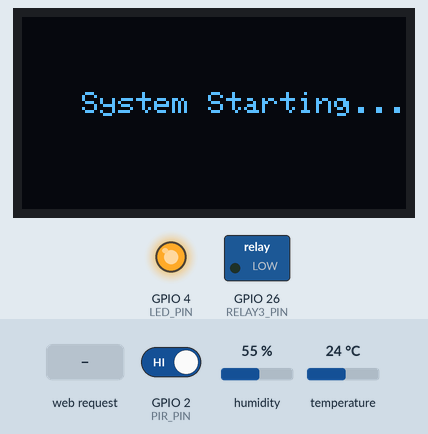
Simulated run of this sketch. Board: ESP32. On the bench: 128×64 one-colour display, switched loads named in the sketch (green lamp = pin HIGH), output pins drawn as LEDs (lit = HIGH). The test bench sets the inputs (shaded band); at power-on: GPIO 2 (PIR_PIN) HIGH, temperature 24 °C, humidity 55 %. The OLED is the two-colour kind (top 16 rows yellow); WiFi joins after 1.5 s; servers stay silent unless stated; what the sketch prints to the serial monitor is not drawn.

Above: at 5.2 s.
5.3 s: GPIO 2 (PIR_PIN) driven LOW
At 16.5 s:
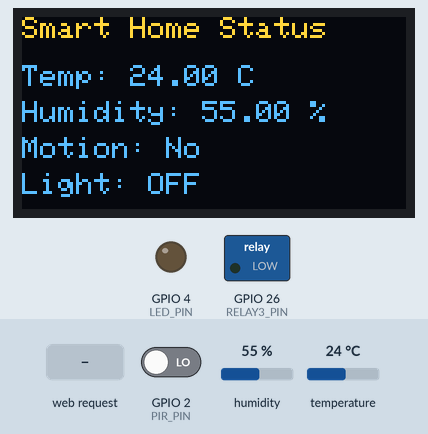
17.5 s: HTTP request GET /led?state=on received
At 18.7 s:
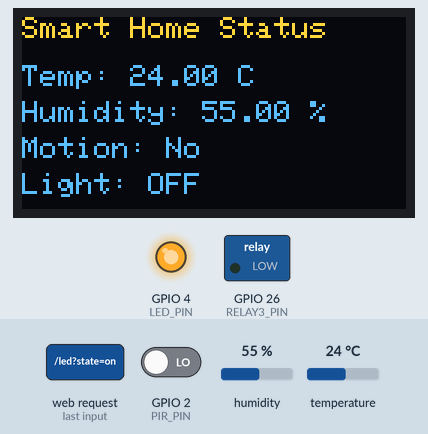
19.0 s: temperature set to 27 °C
At 32.8 s:
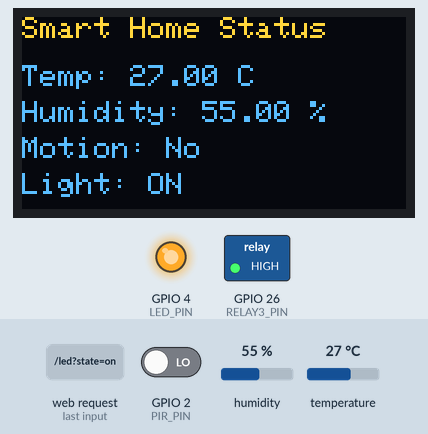
33.0 s: HTTP request GET /led?state=off received
At 33.8 s:
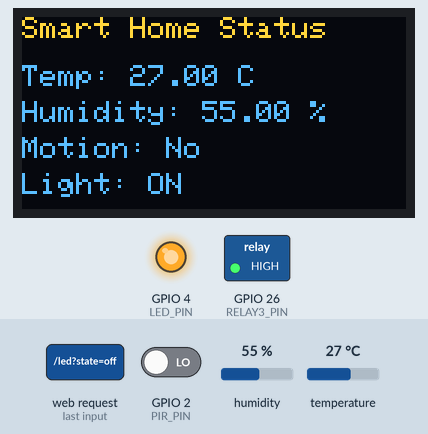
34.5 s: GPIO 2 (PIR_PIN) driven HIGH
At 49.2 s:
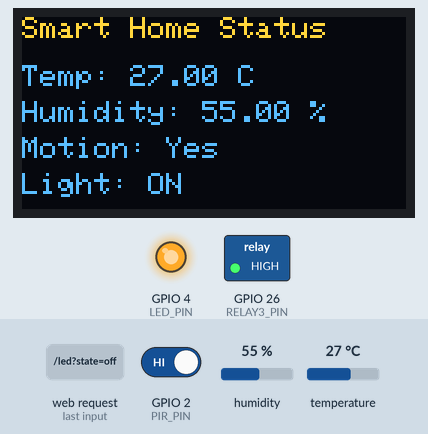
Timing chart, 0 to 49.5 s (numbered marks = the images above; inputs shaded):
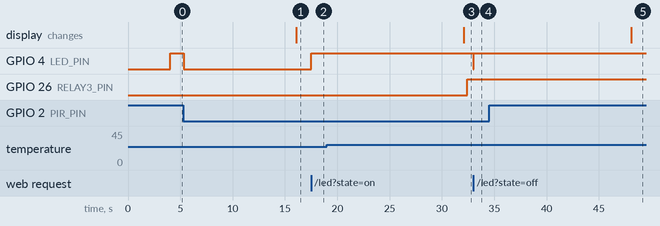

The sketch:

SmartHome.ino
```cpp
// Daragh Kearney 2025 //
// Iot SmartHome //

#include <WiFi.h>
#include <ThingSpeak.h>
#include <WebServer.h>
#include <DHT.h>
#include <Wire.h>
#include <Adafruit_GFX.h>
#include <Adafruit_SSD1306.h>
#include "homepage.h"
#include "secrets.h"

// WiFi
const char* ssid = SECRET_SSID;
const char* password = SECRET_PASS;

// ThingSpeak
unsigned long channelID = SECRET_CH_ID;
const char* writeAPIKey = SECRET_WRITE_APIKEY;

// Pins
#define PIR_PIN 2
#define LED_PIN 4
#define DHT_PIN 15
#define RELAY3_PIN 26
#define DHT_TYPE DHT11
#define SCREEN_WIDTH 128
#define SCREEN_HEIGHT 64
#define OLED_RESET -1

WiFiClient client;
WebServer server(80);
DHT dht(DHT_PIN, DHT_TYPE);
Adafruit_SSD1306 display(SCREEN_WIDTH, SCREEN_HEIGHT, &Wire, OLED_RESET);

// Data
bool motionDetected = false;
float temperature = 0.0;
float humidity = 0.0;
bool manualLEDOverride = false;
bool ledOn = false;
unsigned long lastUpdateTime = 0;
const unsigned long updateInterval = 16000;
const float tempThreshold = 25.0;

void setup() {
  Serial.begin(115200);
  pinMode(PIR_PIN, INPUT);
  pinMode(LED_PIN, OUTPUT);
  pinMode(RELAY3_PIN, OUTPUT);
  digitalWrite(LED_PIN, LOW);
  digitalWrite(RELAY3_PIN, LOW);
  dht.begin();

  if (!display.begin(SSD1306_SWITCHCAPVCC, 0x3C)) {
    Serial.println("OLED not found");
    while (true);
  }

  displayStartupMessage();
  connectToWiFi();
  ThingSpeak.begin(client);

  // webpage
  server.on("/", HTTP_GET, []() {
    server.send_P(200, "text/html", homepageHTML);
  });

  // Fetch API for LED
  server.on("/led", HTTP_GET, []() {
    String state = server.arg("state");
    if (state == "on") {
      manualLEDOverride = true;
      ledOn = true;
      Serial.println("LED forced ON by fetch()");
    } else if (state == "off") {
      manualLEDOverride = false;
      ledOn = false;
      Serial.println("LED forced OFF by fetch()");
    }
    digitalWrite(LED_PIN, ledOn ? HIGH : LOW);
    server.send(200, "text/plain", "LED state changed");
  });

  // 404 Handler
  server.onNotFound(handleNotFound);

  server.begin();
  Serial.println("Web server started");
}

void loop() {
  motionDetected = digitalRead(PIR_PIN);

  unsigned long currentTime = millis();
  if (currentTime - lastUpdateTime >= updateInterval) {
    temperature = dht.readTemperature();
    humidity = dht.readHumidity();

    if (!isnan(temperature) && !isnan(humidity)) {
      updateOLED();
      sendToThingSpeak();

      if (temperature > tempThreshold) {
        digitalWrite(RELAY3_PIN, HIGH);
        Serial.println("Relay ON: High temperature");
      } else {
        digitalWrite(RELAY3_PIN, LOW);
        Serial.println("Relay OFF: Temp below threshold");
      }
    }

    lastUpdateTime = currentTime;
  }

  if (manualLEDOverride) {
    digitalWrite(LED_PIN, ledOn ? HIGH : LOW);
  } else {
    ledOn = motionDetected || (temperature > tempThreshold);
    digitalWrite(LED_PIN, ledOn ? HIGH : LOW);
  }

  server.handleClient();
  delay(50);
}

void connectToWiFi() {
  Serial.print("Connecting to WiFi");
  WiFi.begin(ssid, password);
  while (WiFi.status() != WL_CONNECTED) {
    delay(1000);
    Serial.print(".");
  }
  Serial.println("\nWiFi connected");
  Serial.println("ESP32 IP: " + WiFi.localIP().toString());
}

void sendToThingSpeak() {
  ThingSpeak.setField(1, temperature);
  ThingSpeak.setField(2, humidity);
  ThingSpeak.setField(5, motionDetected ? 1 : 0);
  int status = ThingSpeak.writeFields(channelID, writeAPIKey);
  if (status == 200) Serial.println("Data sent to ThingSpeak");
  else Serial.printf("ThingSpeak error: %d\n", status);
}

void updateOLED() {
  display.clearDisplay();
  display.setTextSize(1);
  display.setTextColor(WHITE);
  display.setCursor(0, 0);
  display.println("Smart Home Status");
  display.setCursor(0, 16);
  display.print("Temp: "); display.print(temperature); display.println(" C");
  display.setCursor(0, 28);
  display.print("Humidity: "); display.print(humidity); display.println(" %");
  display.setCursor(0, 40);
  display.print("Motion: "); display.println(motionDetected ? "Yes" : "No");
  display.setCursor(0, 52);
  display.print("Light: "); display.println(ledOn ? "ON" : "OFF");
  display.display();
}

void displayStartupMessage() {
  display.clearDisplay();
  display.setTextSize(1);
  display.setTextColor(WHITE);
  display.setCursor(20, 25);
  display.println("System Starting...");
  display.display();
  delay(2000);
}

void handleNotFound() {
  String message = "File Not Found\n\n";
  message += "URI: ";
  message += server.uri();
  message += "\nMethod: ";
  message += (server.method() == HTTP_GET) ? "GET" : "POST";
  message += "\nArguments: ";
  message += server.args();
  message += "\n";
  for (uint8_t i = 0; i < server.args(); i++) {
    message += " " + server.argName(i) + ": " + server.arg(i) + "\n";
  }
  server.send(404, "text/plain", message);
}
```

homepage.h
```cpp
const char homepageHTML[] PROGMEM = R"rawliteral(
<!DOCTYPE html>
<html lang="en">
<head>
  <meta charset="UTF-8" />
  <meta name="viewport" content="width=device-width, initial-scale=1.0"/>
  <title>Smart Home Dashboard</title>
  <style>
    html {
      scroll-behavior: smooth;
    }
    * {
      margin: 0;
      padding: 0;
      box-sizing: border-box;
    }
    body {
      font-family: 'Arial', sans-serif;
      background: linear-gradient(135deg, #e0f7fa, #f1f8e9);
      color: #333;
      transition: background 0.5s ease;
    }
    .navbar {
      display: flex;
      justify-content: space-around;
      background-color: #333;
      padding: 1rem;
      position: sticky;
      top: 0;
      z-index: 1000;
    }
    .navbar a {
      color: white;
      text-decoration: none;
      font-size: 1.2rem;
      padding: 0.5rem 1rem;
    }
    .navbar a:hover {
      background-color: #555;
      border-radius: 5px;
    }
    .container {
      display: none;
      padding: 2rem;
      text-align: center;
      animation: fadeIn 0.8s ease-in-out;
    }
    @keyframes fadeIn {
      from { opacity: 0; transform: translateY(20px); }
      to { opacity: 1; transform: translateY(0); }
    }
    #home {
      display: flex;
      flex-direction: column;
      align-items: center;
      justify-content: center;
      min-height: 100vh;
      padding: 4rem 2rem;
      background: linear-gradient(rgba(255,255,255,0.85), rgba(255,255,255,0.85)),
                  url('https://i.imgur.com/fTGcw7p.jpeg') center/cover no-repeat;
      background-attachment: fixed;
    }
    #home h1,
    #home p {
      text-shadow: 0 1px 3px rgba(0, 0, 0, 0.2);
    }
    .thingspeak-graphs {
      display: flex;
      flex-wrap: wrap;
      justify-content: center;
      gap: 1.5rem;
      margin-top: 2rem;
    }
    iframe {
      border: none;
      width: 450px;
      height: 260px;
      box-shadow: 0 4px 6px rgba(0, 0, 0, 0.1);
      border-radius: 10px;
    }
    .control-buttons {
      display: flex;
      justify-content: center;
      gap: 1.5rem;
      margin-top: 2rem;
    }
    .control-buttons button {
      padding: 1rem 2rem;
      font-size: 1.2rem;
      border: none;
      background-color: #007BFF;
      color: white;
      border-radius: 5px;
      cursor: pointer;
      transition: background-color 0.3s ease, transform 0.2s ease;
    }
    .control-buttons button:hover {
      background-color: #0056b3;
      transform: scale(1.05);
    }
    .video-container {
      display: flex;
      justify-content: center;
      margin-top: 2rem;
    }
    footer {
      text-align: center;
      padding: 1rem;
      background-color: #989898;
      color: white;
      margin-top: 2rem;
      box-shadow: 0 -4px 6px rgba(0, 0, 0, 0.1);
    }
  </style>
</head>
<body>

  <nav class="navbar">
    <a href="#" onclick="showSection('home')">Home</a>
    <a href="#" onclick="showSection('charts')">Charts</a>
    <a href="#" onclick="showSection('control')">Control Center</a>
    <a href="#" onclick="showSection('about')">About My Project</a>
  </nav>

  <section id="home" class="container">
    <h1>Welcome to the IoT Smart Home Dashboard!</h1>
    <p>Monitor and control your smart home with ease.</p>
    <p style="margin: 2rem auto 0 auto; max-width: 700px; text-align: center;">
    Did you know that more than 60% of total household energy consumption is broken down into heating, cooling, and electricity?
    As homes become increasingly concerned with saving energy, the need for an automated energy manager is greater than ever.
    <strong>Look no further than my IoT SmartHome system!</strong>
  </p>
  </section>

  <section id="charts" class="container">
    <h2>Live Data Readings</h2>
    <div class="thingspeak-graphs">
      <iframe src="https://thingspeak.com/channels/2713003/charts/1?bgcolor=%23ffffff&color=%23d62020&dynamic=true&results=60&type=line&update=15" title="Temperature Graph"></iframe>
      <iframe src="https://thingspeak.com/channels/2713003/charts/2?bgcolor=%23ffffff&color=%23d62020&dynamic=true&results=60&type=line&update=15" title="Humidity Graph"></iframe>
      <iframe src="https://thingspeak.com/channels/2713003/charts/5?bgcolor=%23ffffff&color=%23d62020&dynamic=true&results=60&type=line&update=15" title="Motion Detection"></iframe>
    </div>
  </section>

  <section id="control" class="container">
    <h2>Control Center</h2>
    <p>Use the buttons below to control your smart home devices.</p>
    <div class="control-buttons">
      <button onclick="controlLED('on')">Turn Lights ON</button>
      <button onclick="controlLED('off')">Turn Lights OFF</button>
    </div>
  </section>

  <section id="about" class="container">
    <h2>About My Project</h2>
    <p>Watch the video below to learn more about my IoT Smart Home system.</p>
    <div class="video-container">
      <iframe width="560" height="315" src="https://www.youtube.com/embed/PkZJJacFd2c"
              title="My project video" frameborder="0"
              allow="accelerometer; autoplay; clipboard-write; encrypted-media; gyroscope; picture-in-picture"
              allowfullscreen>
      </iframe>
    </div>
    <p style="margin-top: 1.5rem; max-width: 700px; margin-left: auto; margin-right: auto;">
    This IoT Smart Home is designed to automate and monitor various parts of the home environment, increasing energy efficiency and comfort.
    It can control household equipment, such as lighting, as well as monitor the surroundings in real-time.
    The controller uses a plethora of sensors to enhance day-to-day living, all through an easy-to-use interface.
    This SmartHome system can be controlled remotely over Wi-Fi (through the Control Center on this webpage) allowing users to control their home with a few clicks.
  </p>
  </section>

  <footer>
    <p>&copy; 2024 DK Smart Home System</p>
  </footer>

  <script>
    function showSection(sectionId) {
      document.querySelectorAll('.container').forEach(section => {
        section.style.display = 'none';
      });
      document.getElementById(sectionId).style.display = 'block';
    }
    window.onload = function() {
      showSection('home');
    };

    function controlLED(state) {
      fetch(`/led?state=${state}`)
        .then(res => res.text())
        .then(data => console.log("LED:", data))
        .catch(err => console.error("Fetch error:", err));
    }
  </script>
</body>
</html>
)rawliteral";
```

secrets.h
```cpp
// Daragh Kearney 2025 //
// secrets.h //

#define SECRET_SSID "SKYHGSM1"
#define SECRET_PASS "yDtPgkUALtAR"
#define SECRET_CH_ID 2713003
#define SECRET_WRITE_APIKEY "6CPF9H3D5KCSZGFT"
```

Measured:
- the behaviour switches between 25 and 26 °C on temperature (found by bisection; images 2 and 3)
- after the input at 5.3 s, GPIO 4 (LED_PIN): HIGH → LOW at once; the display: changes after 10.8 s (image 1)
- after the input at 17.5 s, GPIO 4 (LED_PIN): LOW → HIGH at once
- after the input at 19.0 s, GPIO 26 (RELAY3_PIN): LOW → HIGH after 13.4 s; the display: changes after 13.1 s (image 3)
- after the input at 33.0 s, GPIO 4 (LED_PIN): HIGH → LOW at once, → HIGH 0.05 s later
- after the input at 34.5 s, the display: changes after 13.6 s (image 5)
